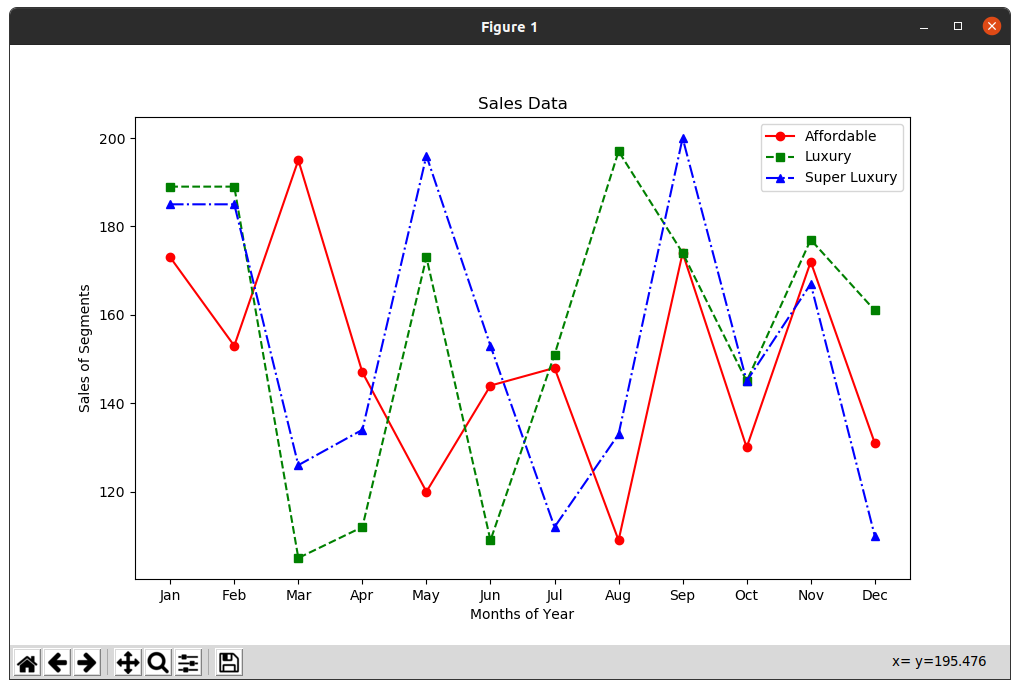

This figure's Python source:
import matplotlib.pyplot as plt

# Replace these with your actual data
months = ["Jan", "Feb", "Mar", "Apr", "May","Jun","Jul","Aug","Sep","Oct","Nov","Dec"]
affordable_segment = [173,153,195,147,120,144,148,109,174,130,172,131]
luxury_segment = [189,189,105,112,173,109,151,197,174,145,177,161]
super_luxury_segment = [185,185,126,134,196,153,112,133,200,145,167,110]

# Create a multiline plot with different colors and line styles
plt.figure(figsize=(10, 6))

# Plot the data for the Affordable segment
plt.plot(months, affordable_segment, label='Affordable', color='red', linestyle='-', marker='o')

# Plot the data for the Luxury segment
plt.plot(months, luxury_segment, label='Luxury', color='green', linestyle='--', marker='s')

# Plot the data for the Super Luxury segment
plt.plot(months, super_luxury_segment, label='Super Luxury', color='blue', linestyle='-.', marker='^')

# Set properties for the graph
plt.xlabel('Months of Year')
plt.ylabel('Sales of Segments')
plt.title('Sales Data')
plt.legend(loc='upper right')

# Show the multiline plot
plt.show()
